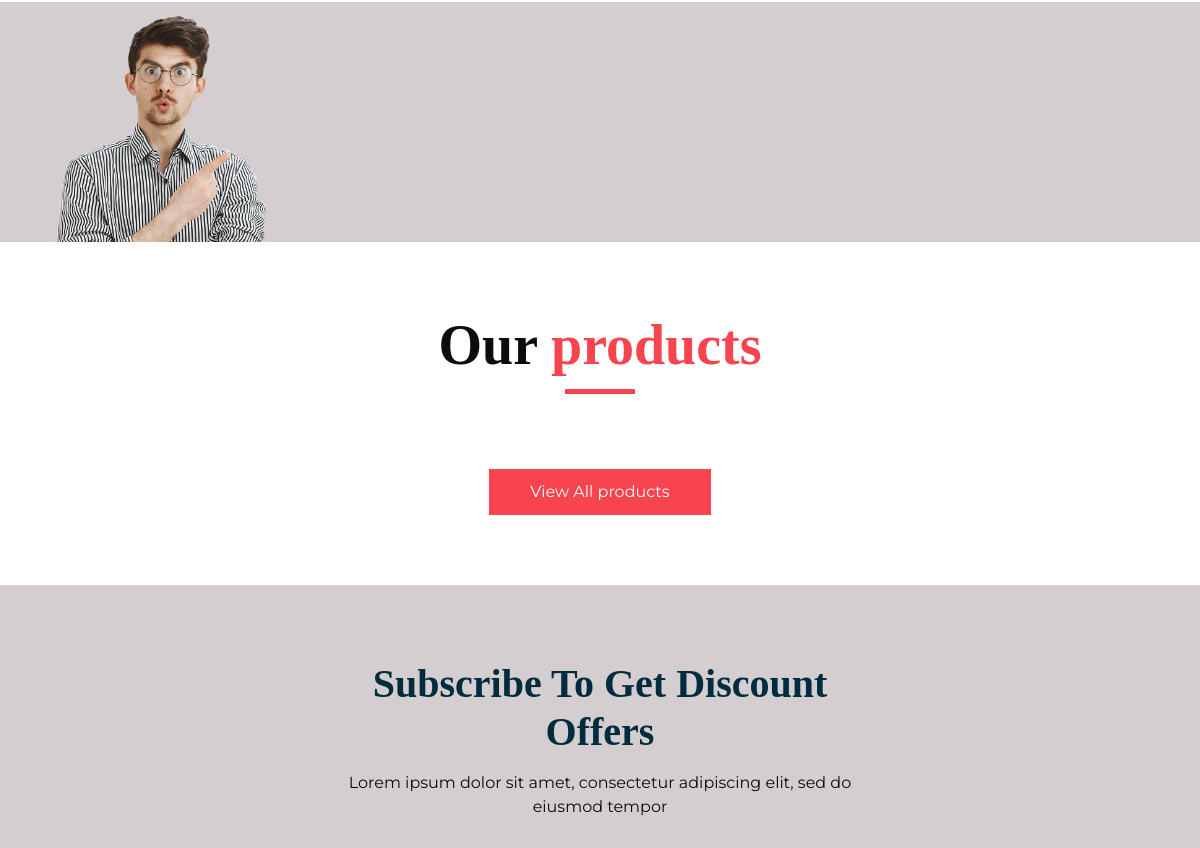
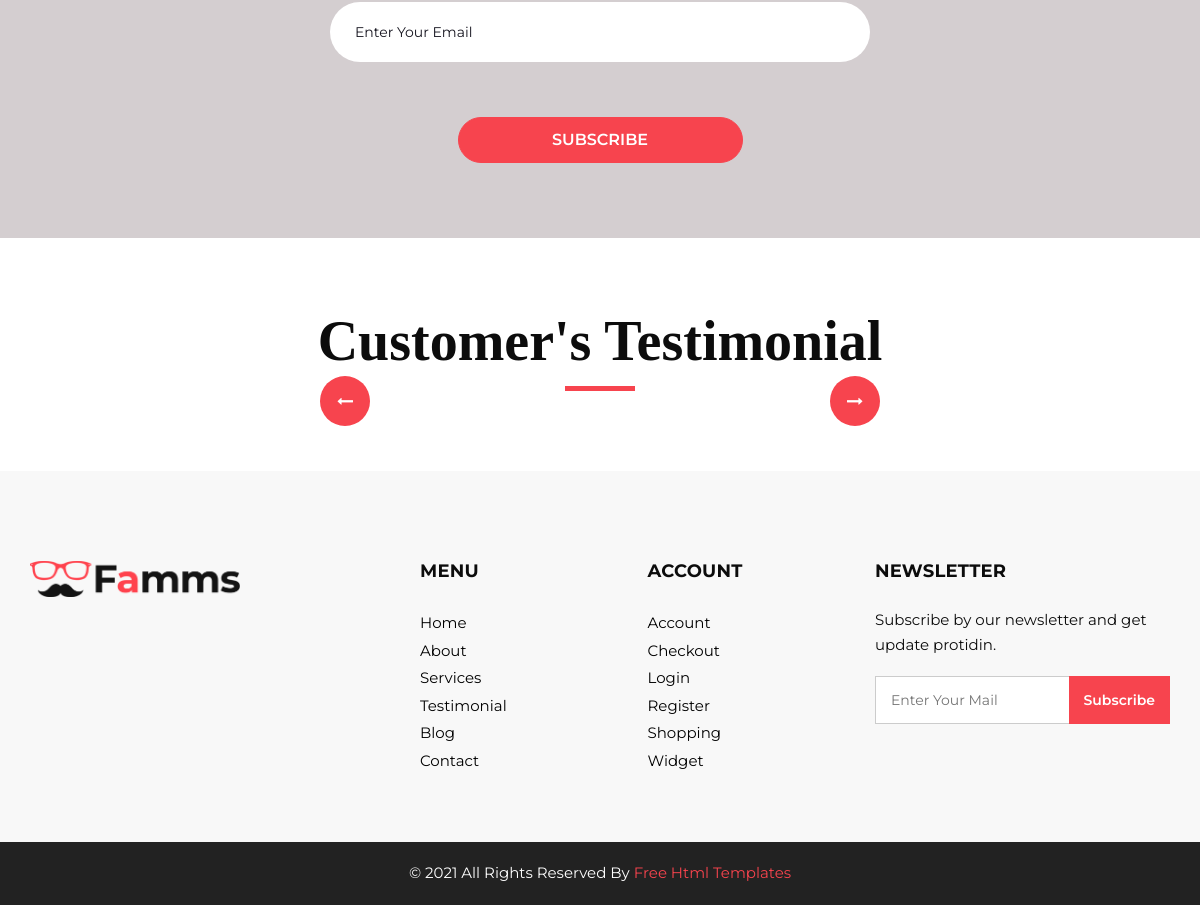
The app's page / (lower part), older data (2 pictures, top to bottom).
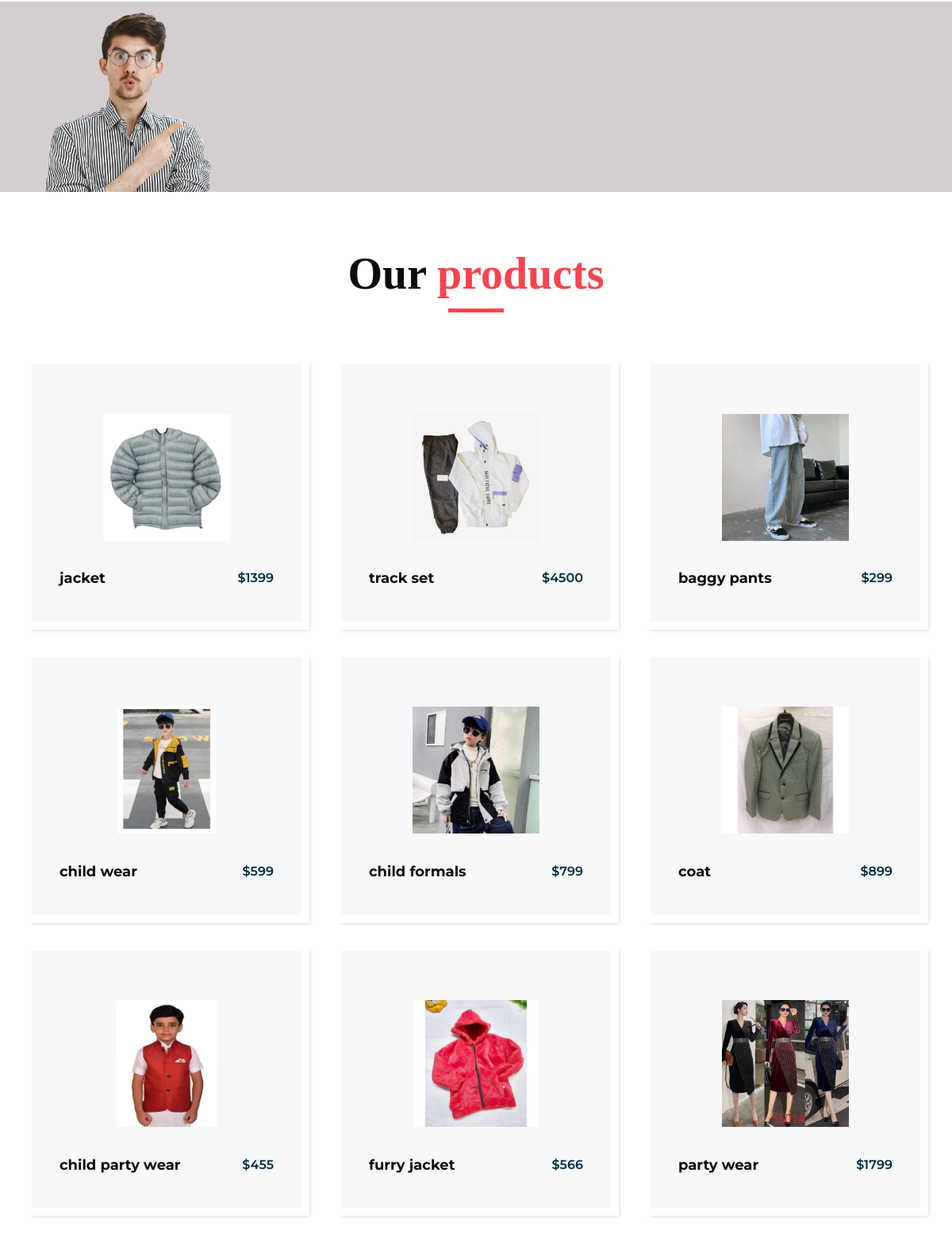
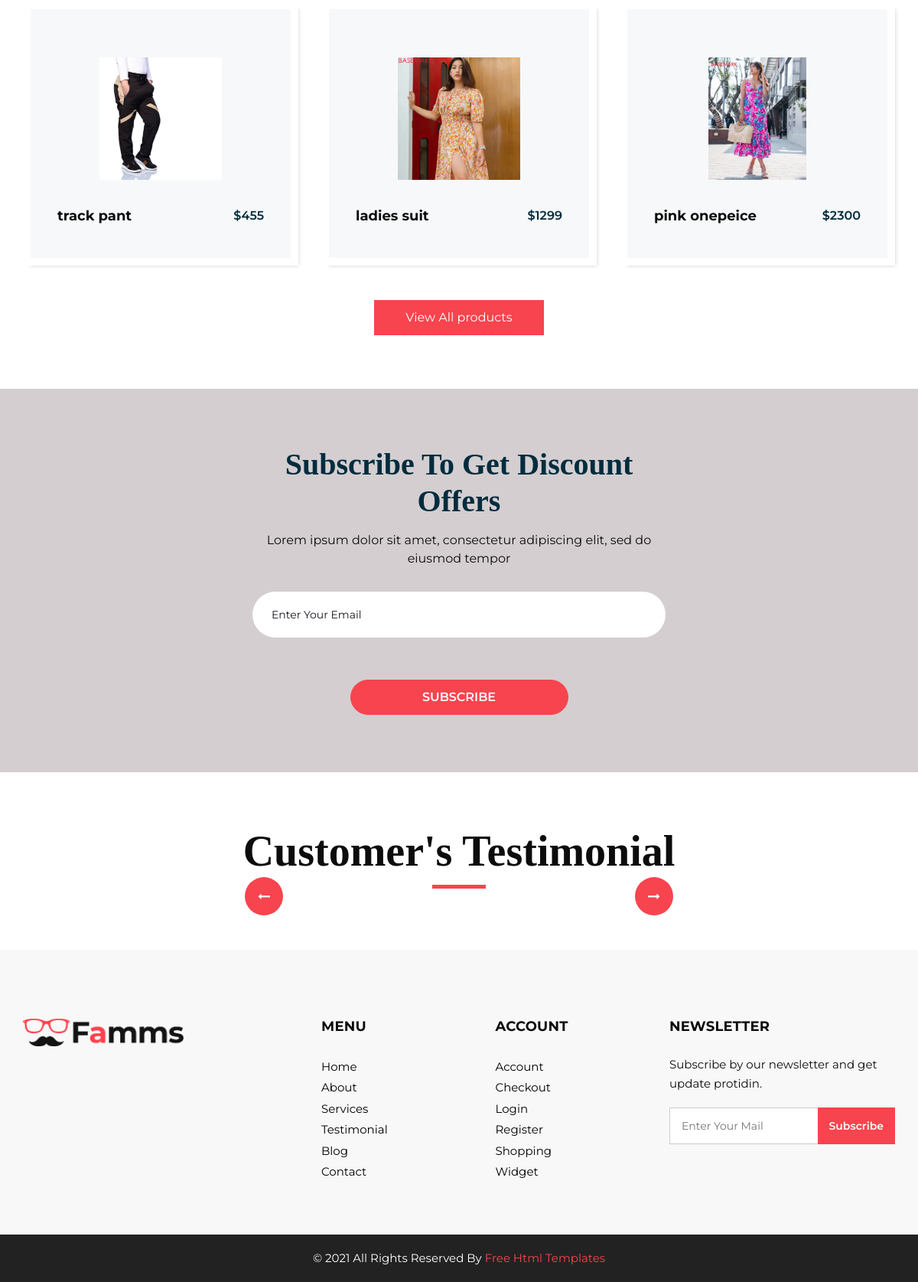
The same page, newer data (2 pictures, top to bottom).
### home/models.py (models this page shows, shortened)
class Product(models.Model):
    name = models.CharField(max_length=300)
    price = models.IntegerField()
    image = models.ImageField(upload_to='media')
    slug = models.CharField(max_length=500,unique=True)

### home/views.py (the view)
# urls.py: 2. Add a URL to urlpatterns:  path('', views.home, name='home')
def home(request):
    views={}
    views['services']= Service.objects.all()
    views['products']= Product.objects.all()
    views['ads']= Ad.objects.all()
    views['testimonials']= Testimonial.objects.all()
    views['informations']= Information.objects.all()
    views['sliders']= Slider.objects.all()
    return render(request,'index.html',views)

### templates/index.html (shortened to what the changed rows need)
<!DOCTYPE html>
{% load static %}
<html>
   <head>
      <link rel="stylesheet" type="text/css" href="{% static 'css/bootstrap.css' %}" />
      <link href="{% static 'css/font-awesome.min.css' %}" rel="stylesheet" />
      <link href="{% static 'css/style.css' %}" rel="stylesheet" />
      <link href="{% static 'css/responsive.css' %}" rel="stylesheet" />
   </head>
   <body>
      <section class="product_section layout_padding">
         <div class="container">
            <div class="heading_container heading_center">
               <h2>
                  Our <span>products</span>
               </h2>
            </div>
            <div class="row">
               {%for product in products%}
                <div class="col-sm-6 col-md-4 col-lg-4">
                  <div class="box">
                     <div class="img-box">
                        <img src="{{product.image}}" alt="">
                     </div>
                     <div class="detail-box">
                        <h5>
                           {{product.name}}
                        </h5>
                        <h6>${{product.price}}
                        </h6>
                     </div>
                  </div>
               </div>
               {% endfor %}
            </div>
         </div>
      </section>
      <section class="client_section layout_padding">
         <div class="container">
            <div class="heading_container heading_center">
               <h2>
                  Customer's Testimonial
               </h2>
            </div>
         </div>
      </section>
   </body>
</html>

Row changes from the older to the newer data that the page shows:
added Product: image (picture), name "jacket", price "1399"
added Product: image (picture), name "track set", price "4500"
added Product: image (picture), name "baggy pants", price "299"
added Product: image (picture), name "child wear", price "599"
added Product: image (picture), name "child formals", price "799"
added Product: image (picture), name "coat", price "899"
added Product: image (picture), name "child party wear", price "455"
added Product: image (picture), name "furry jacket", price "566"
added Product: image (picture), name "party wear", price "1799"
added Product: image (picture), name "track pant", price "455"
added Product: image (picture), name "ladies suit", price "1299"
added Product: image (picture), name "pink onepeice", price "2300"
